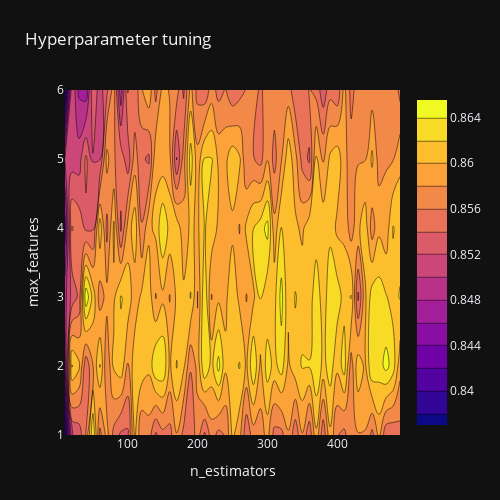

Here is the notebook cell this chart was saved with:
### Markdown cell above
## 7. Evaluation

### Code cell
import plotly.graph_objects as go

# X and Y axes labels
layout = go.Layout(
            xaxis=go.layout.XAxis(
              title=go.layout.xaxis.Title(
              text='n_estimators')
             ),
             yaxis=go.layout.YAxis(
              title=go.layout.yaxis.Title(
              text='max_features')
            ) )

fig = go.Figure(data = [go.Contour(z=z, x=x, y=y)], layout=layout )

fig.update_layout(title='Hyperparameter tuning', autosize=False,
                  width=500, height=500,
                  margin=dict(l=65, r=50, b=65, t=90))

fig.show()

# Create images folder
if not os.path.exists('images'):
    os.makedirs('images')

# Save the plot
fig.write_image('images/plotly/contour_plot.png')

### Figure 1 — Plotly figure (JSON) as saved in the notebook; plotly's stock layout.template omitted (floating-point values rounded to 4 significant figures; data arrays with more than 128 entries replaced by an {"elided": "..."} marker saying what was removed)
{"data": [{"x": [10, 20, 30, 40, 50, 60, 70, 80, 90, 100, 110, 120, 130, 140, 150, 160, 170, 180, 190, 200, 210, 220, 230, 240, 250, 260, 270, 280, 290, 300, 310, 320, 330, 340, 350, 360, 370, 380, 390, 400, 410, 420, 430, 440, 450, 460, 470, 480, 490], "y": [1, 2, 3, 4, 5, 6], "z": {"elided": "6x49 float values"}, "type": "contour"}], "layout": {"xaxis": {"title": {"text": "n_estimators"}}, "yaxis": {"title": {"text": "max_features"}}, "margin": {"l": 65, "r": 50, "b": 65, "t": 90}, "title": {"text": "Hyperparameter tuning"}, "autosize": false, "width": 500, "height": 500}}
